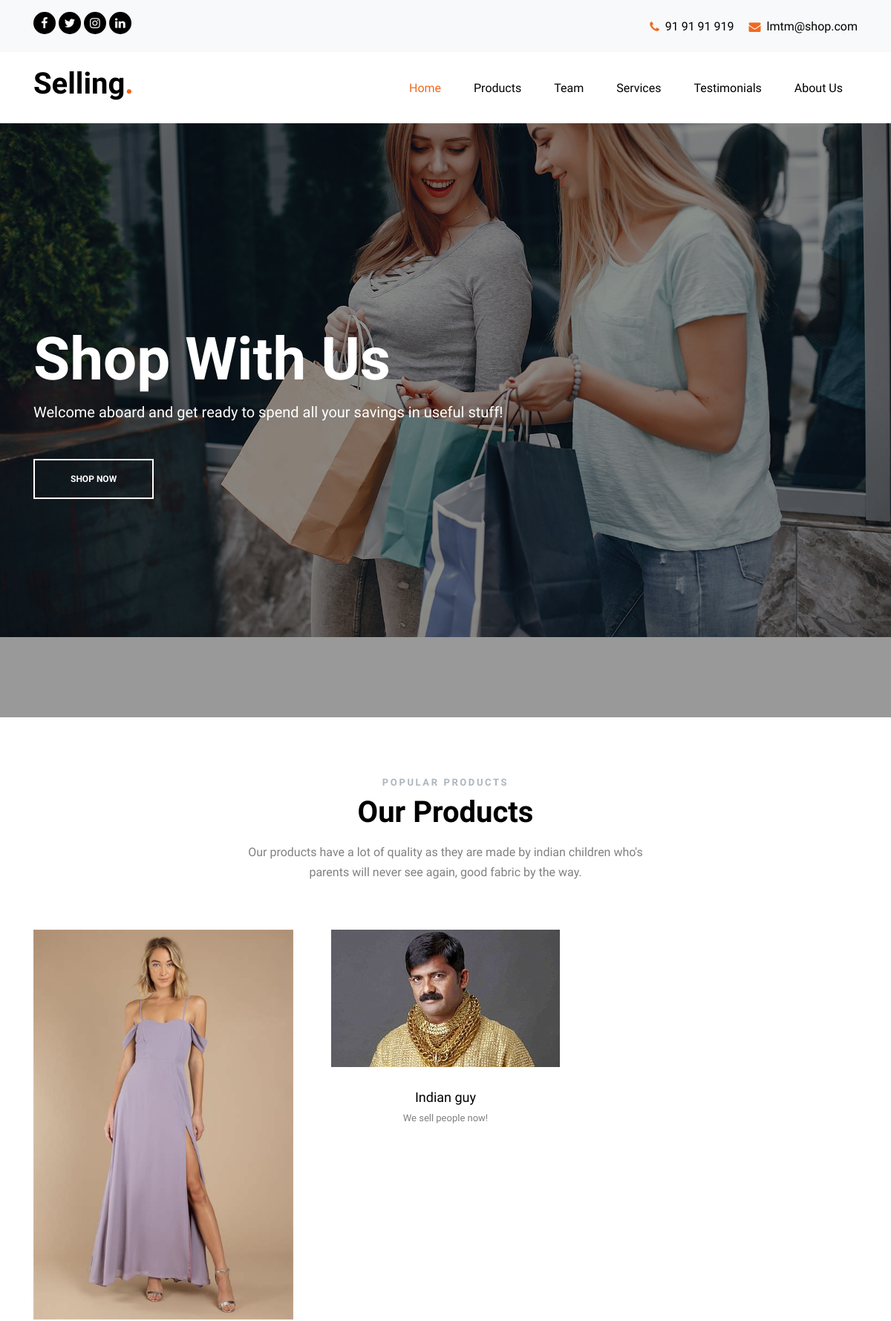
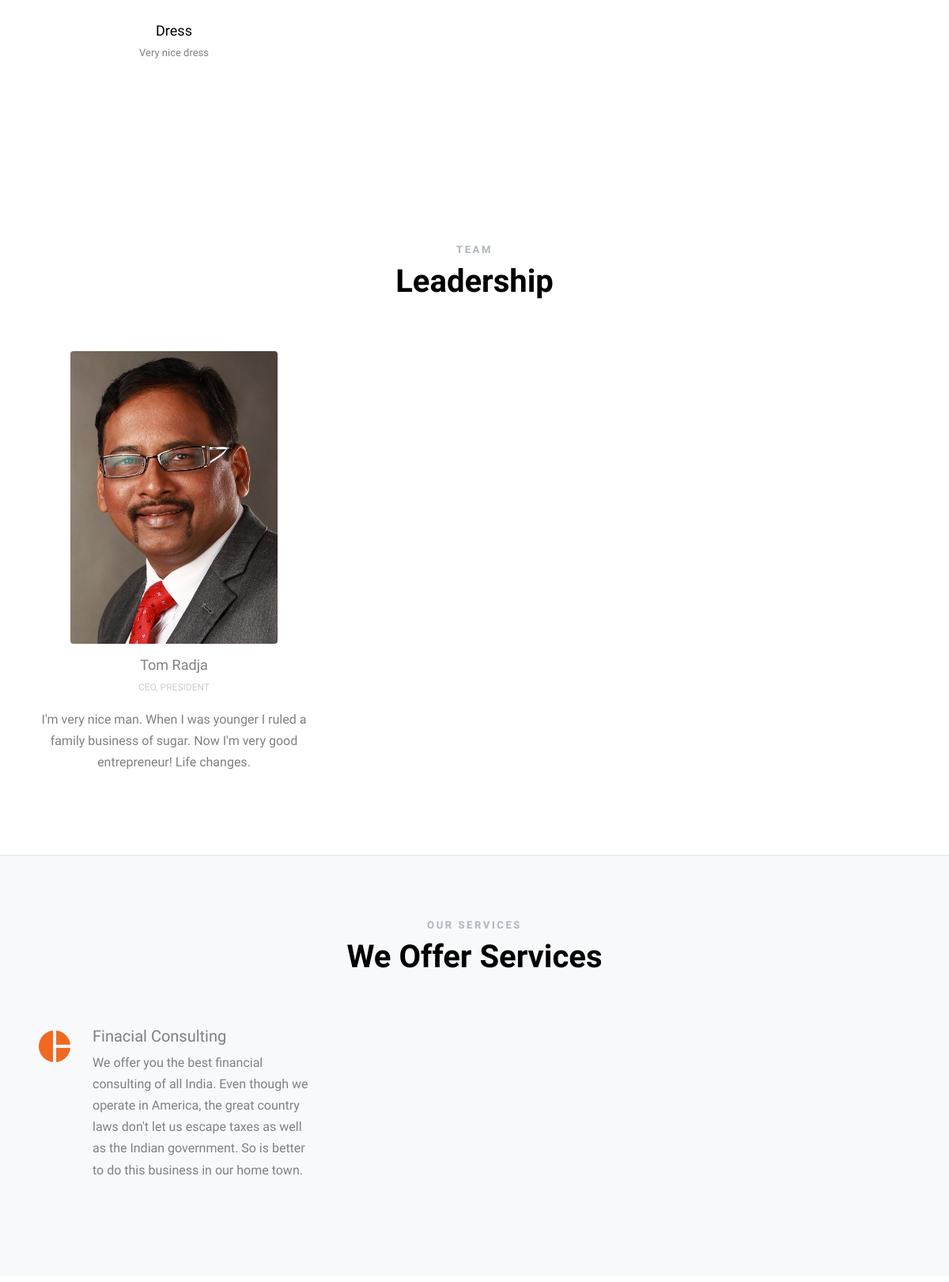
The page / (upper part) on the database its author committed (2 pictures, top to bottom).
### tables this page shows
CREATE TABLE `produtos` (
  `id` int(11) NOT NULL,
  `nome` varchar(50) NOT NULL,
  `preco` int(11) NOT NULL,
  `foto` varchar(50) NOT NULL,
  `descricao` varchar(50) NOT NULL
);

CREATE TABLE `equipa` (
  `id` int(11) NOT NULL,
  `funcao` varchar(50) NOT NULL,
  `nome` varchar(50) NOT NULL,
  `foto` varchar(80) NOT NULL,
  `descricao` text NOT NULL
);

CREATE TABLE `servicos` (
  `id` int(11) NOT NULL,
  `nome` varchar(50) NOT NULL,
  `descricao` text NOT NULL
);

### include/db.inc.php (called while the page is built, shortened)
<?php
global $arrConfig;
$arrConfig['servername']='localhost';
$arrConfig['username']='root';
$arrConfig['password']='';
$arrConfig['dbname']='lmtm_shop';
$arrConfig['conn'] = my_connect($arrConfig);
function my_connect($arrConfig) {
	$conn = new mysqli($arrConfig['servername'], $arrConfig['username'], $arrConfig['password'], $arrConfig['dbname']);
	$conn->set_charset('utf8');
	return $conn;
}
function my_query($sql) {
	global $arrConfig;
	$result = $arrConfig['conn']->query($sql);
	if(isset($result->num_rows)) {
		$arrRes = array();
		if ($result->num_rows > 0) {
		    while($row = $result->fetch_assoc()) {
		        $arrRes[] = $row;
		    }
		}
		return $arrRes;
	}
	return 0;
}

### index.php (the view, shortened to what this page needs)
<!DOCTYPE html>
<html lang="en">
<head>
  <link rel="stylesheet" href="fonts/icomoon/style.css">
  <link rel="stylesheet" href="css/bootstrap.min.css">
  <link rel="stylesheet" href="css/jquery-ui.css">
  <link rel="stylesheet" href="css/owl.carousel.min.css">
  <link rel="stylesheet" href="css/owl.theme.default.min.css">
  <link rel="stylesheet" href="css/owl.theme.default.min.css">
  <link rel="stylesheet" href="css/jquery.fancybox.min.css">
  <link rel="stylesheet" href="css/bootstrap-datepicker.css">
  <link rel="stylesheet" href="fonts/flaticon/font/flaticon.css">
  <link rel="stylesheet" href="css/aos.css">
  <link rel="stylesheet" href="css/style.css">
</head>
<body data-spy="scroll" data-target=".site-navbar-target" data-offset="300">
  <div class="site-wrap">
    <div class="top-bar py-3 bg-light" id="home-section">
      <div class="container">
        <div class="row align-items-center">
          <div class="col-6 text-left">
            <ul class="social-media">
              <li><a href="#" class=""><span class="icon-facebook"></span></a></li>
              <li><a href="#" class=""><span class="icon-twitter"></span></a></li>
              <li><a href="#" class=""><span class="icon-instagram"></span></a></li>
              <li><a href="#" class=""><span class="icon-linkedin"></span></a></li>
            </ul>
          </div>
          <div class="col-6">
            <p class="mb-0 float-right">
              <span class="mr-3"><a href="tel://#"> <span class="icon-phone mr-2" style="position: relative; top: 2px;"></span><span class="d-none d-lg-inline-block text-black">91 91 91 919</span></a></span>
              <span><a href="#"><span class="icon-envelope mr-2" style="position: relative; top: 2px;"></span><span class="d-none d-lg-inline-block text-black">lmtm@shop.com</span></a></span>
            </p>
          </div>
        </div>
      </div>
    </div>
    <header class="site-navbar py-4 bg-white js-sticky-header site-navbar-target" role="banner">
      <div class="container">
        <div class="row align-items-center">
          <div class="col-6 col-xl-2">
            <h1 class="mb-0 site-logo"><a href="index.html" class="text-black mb-0">Selling<span class="text-primary">.</span> </a></h1>
          </div>
          <div class="col-12 col-md-10 d-none d-xl-block">
            <nav class="site-navigation position-relative text-right" role="navigation">
              <ul class="site-menu main-menu js-clone-nav mr-auto d-none d-lg-block">
                <li><a href="#home-section" class="nav-link">Home</a></li>
                <li><a href="#products-section" class="nav-link">Products</a></li>
                <li><a href="#team-section" class="nav-link">Team</a></li>
                <li><a href="#services-section" class="nav-link">Services</a></li>
                <li><a href="#testimonials-section" class="nav-link">Testimonials</a></li>
                <li><a href="#about-section" class="nav-link">About Us</a></li>
              </ul>
            </nav>
          </div>
        </div>
      </div>
    </header>
    <div class="site-blocks-cover overlay" style="background-image: url(images/hero_2.jpg);" data-aos="fade" data-stellar-background-ratio="0.5">
      <div class="container">
        <div class="row align-items-center justify-content-center">
          <div class="col-md-12" data-aos="fade-up" data-aos-delay="400">
            <div class="row mb-4">
              <div class="col-md-7">
                <h1>Shop With Us</h1>
                <p class="mb-5 lead">Welcome aboard and get ready to spend all your savings in useful stuff!</p>
                <div>
                  <a href="#" class="btn btn-white btn-outline-white py-3 px-5 rounded-0 mb-lg-0 mb-2 d-block d-sm-inline-block">Shop
                    Now</a>
                </div>
              </div>
            </div>
          </div>
        </div>
      </div>
    </div>
    <div class="site-section" id="products-section">
      <div class="container">
        <div class="row mb-5 justify-content-center">
          <div class="col-md-6 text-center">
            <h3 class="section-sub-title">Popular Products</h3>
            <h2 class="section-title mb-3">Our Products</h2>
            <p>Our products have a lot of quality as they are made by indian children who's parents will never see again, good fabric by the way.</p>
          </div>
        </div>
        <div class="row">
          <?php
          require('./include/db.inc.php');
          $comando = 'select * from produtos';
          $resultado = my_query($comando);
          foreach ($resultado as $valor) {
            echo ('
            <div class="col-lg-4 col-md-6 mb-5">
              <div class="product-item">
                <figure>
                  <img src="img/' . $valor['foto'] . '" alt="' . $valor['nome'] . '" class="img-fluid">
                </figure>
                <div class="px-4">
                  <h3><a href="#">' . $valor['nome'] . '</a></h3>
                  <p class="mb-4">' . $valor['descricao'] . '</p>
                </div>
              </div>
            </div>
            ');
          }
          ?>
        </div>
      </div>
    </div>
    <div class="site-section border-bottom" id="team-section">
      <div class="container">
        <div class="row mb-5">
          <div class="col-12 text-center">
            <h3 class="section-sub-title">Team</h3>
            <h2 class="section-title mb-3">Leadership</h2>
          </div>
        </div>
        <div class="row">
          <?php
          $comando = 'select * from equipa';
          $resultado = my_query($comando);
          foreach ($resultado as $valor) {
            echo ('
              <div class="col-md-6 col-lg-4 mb-5 mb-lg-0" data-aos="fade" data-aos-delay="100">
                <div class="person text-center">
                  <img src="img/' . $valor['foto'] . '" alt="Image" class="img-fluid rounded w-75 mb-3">
                  <h3>' . $valor['nome'] . '</h3>
                  <p class="position text-muted">' . $valor['funcao'] . '</p>
                  <p class="mb-4">' . $valor['descricao'] . '</p>
                </div>
              </div>
            ');
          }
          ?>
        </div>
      </div>
    </div>
    <div class="site-section bg-light" id="services-section">
      <div class="container">
        <div class="row mb-5">
          <div class="col-12 text-center">
            <h3 class="section-sub-title">Our Services</h3>
            <h2 class="section-title mb-3">We Offer Services</h2>
          </div>
        </div>
        <div class="row align-items-stretch">
          <?php
          $comando = 'select * from servicos';
          $resultado = my_query($comando);
          foreach ($resultado as $valor) {
            echo ('
              <div class="col-md-6 col-lg-4 mb-4 mb-lg-4" data-aos="fade-up">
                <div class="unit-4 d-flex">
                  <div class="unit-4-icon mr-4"><span class="text-primary icon-pie_chart"></span></div>
                  <div>
                    <h3>' . $valor['nome'] . '</h3>
                    <p>' . $valor['descricao'] . '</p>
                  </div>
                </div>
              </div>
            ');
          }
          ?>
        </div>
      </div>
    </div>
    <div class="site-section testimonial-wrap" id="testimonials-section">
    </div>
  </div>
</body>
</html>

### rows shown on the page
produtos: foto (picture), nome "Dress", descricao "Very nice dress"
produtos: foto (picture), nome "Indian guy", descricao "We sell people now!"
equipa: foto (picture), nome "Tom Radja", funcao "CEO, PRESIDENT", descricao "I'm very nice man. When I was younger I ruled a family business of sugar. Now I'm very good entrepreneur! Life changes."
servicos: nome "Finacial Consulting", descricao "We offer you the best financial consulting of all India. Even though we operate in America, the great country laws don't let us escape taxes as well as the Indian government. So is better to do this business in our home town."
